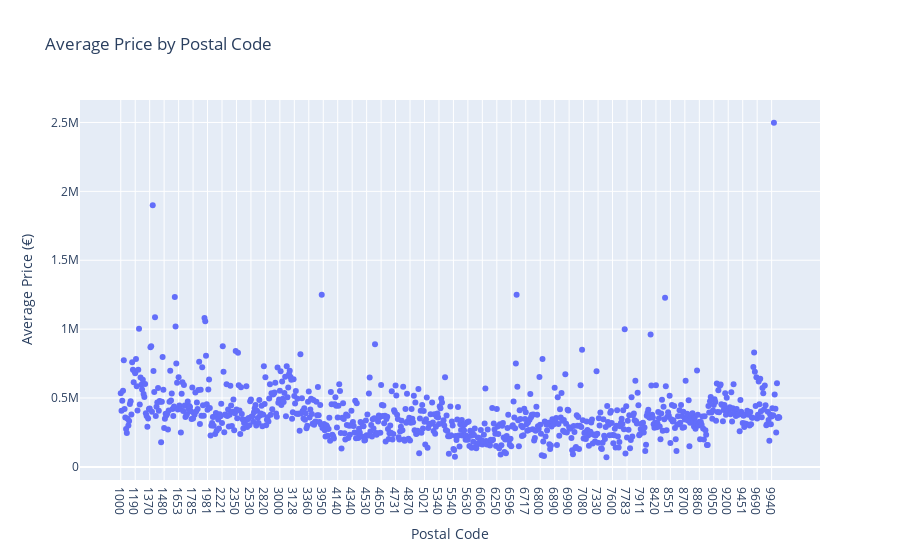

Notebook cell for this chart:
### Code cell
import plotly.express as px
# ensures that postal_code is treated as categorical data

df['postal_code'] = df['postal_code'].astype(str)

# computes avearge price per postal code
avg_price_by_location = df.groupby("postal_code", as_index=False)["price (€)"].mean().round(2)

fig = px.scatter(avg_price_by_location, x="postal_code", y="price (€)", title="Average Price by Postal Code", labels={"postal_code": "Postal Code", "price (€)": "Average Price (€)"})

fig.show()

print(avg_price_by_location.head())

### Figure 1 — Plotly figure (JSON) as saved in the notebook; plotly's stock layout.template omitted (floating-point values rounded to 4 significant figures; data arrays with more than 128 entries replaced by an {"elided": "..."} marker saying what was removed)
{"data": [{"hovertemplate": "Postal Code=%{x}<br>Average Price (€)=%{y}<extra></extra>", "legendgroup": "", "marker": {"color": "#636efa", "symbol": "circle"}, "mode": "markers", "name": "", "orientation": "v", "showlegend": false, "type": "scatter", "x": {"elided": "866 str values"}, "xaxis": "x", "y": {"elided": "866 float values"}, "yaxis": "y"}], "layout": {"legend": {"tracegroupgap": 0}, "title": {"text": "Average Price by Postal Code"}, "xaxis": {"anchor": "y", "domain": [0, 1], "title": {"text": "Postal Code"}}, "yaxis": {"anchor": "x", "domain": [0, 1], "title": {"text": "Average Price (€)"}}}}
